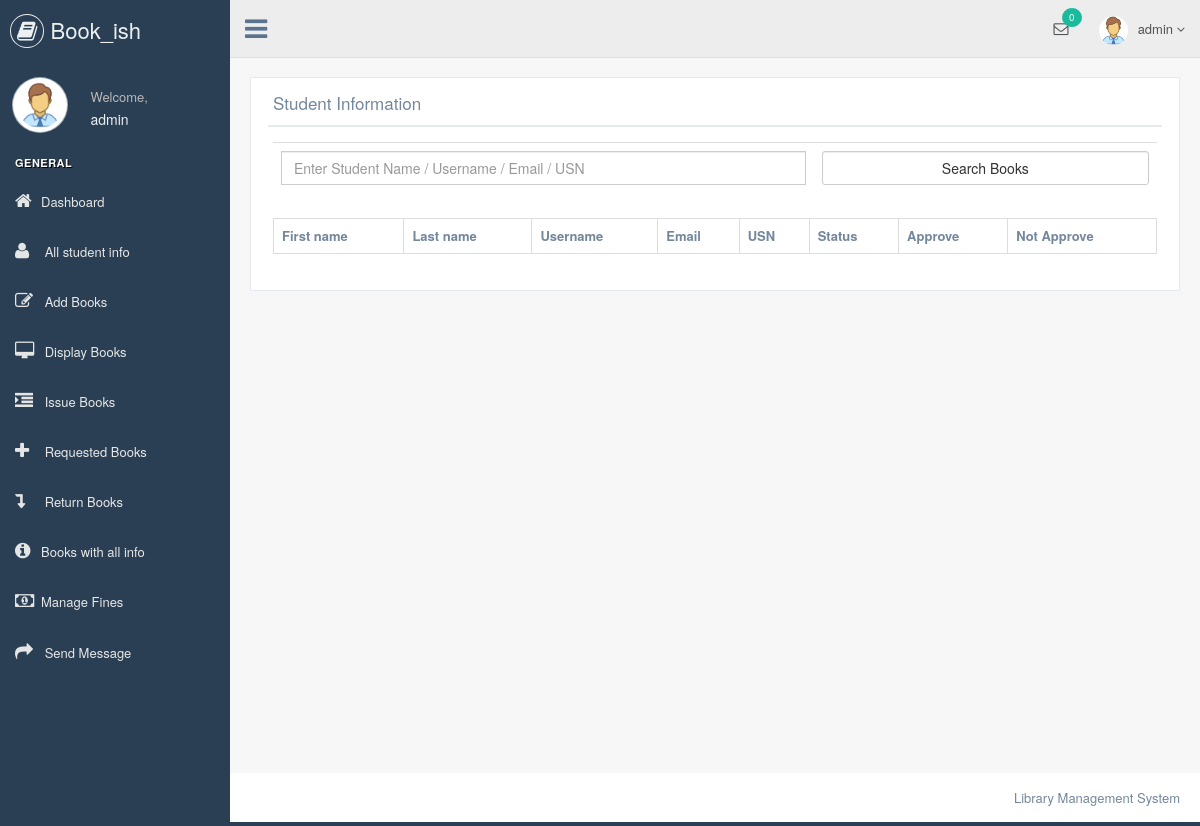
The page /librarian/student_info.php (signed in) on the database as committed earlier.
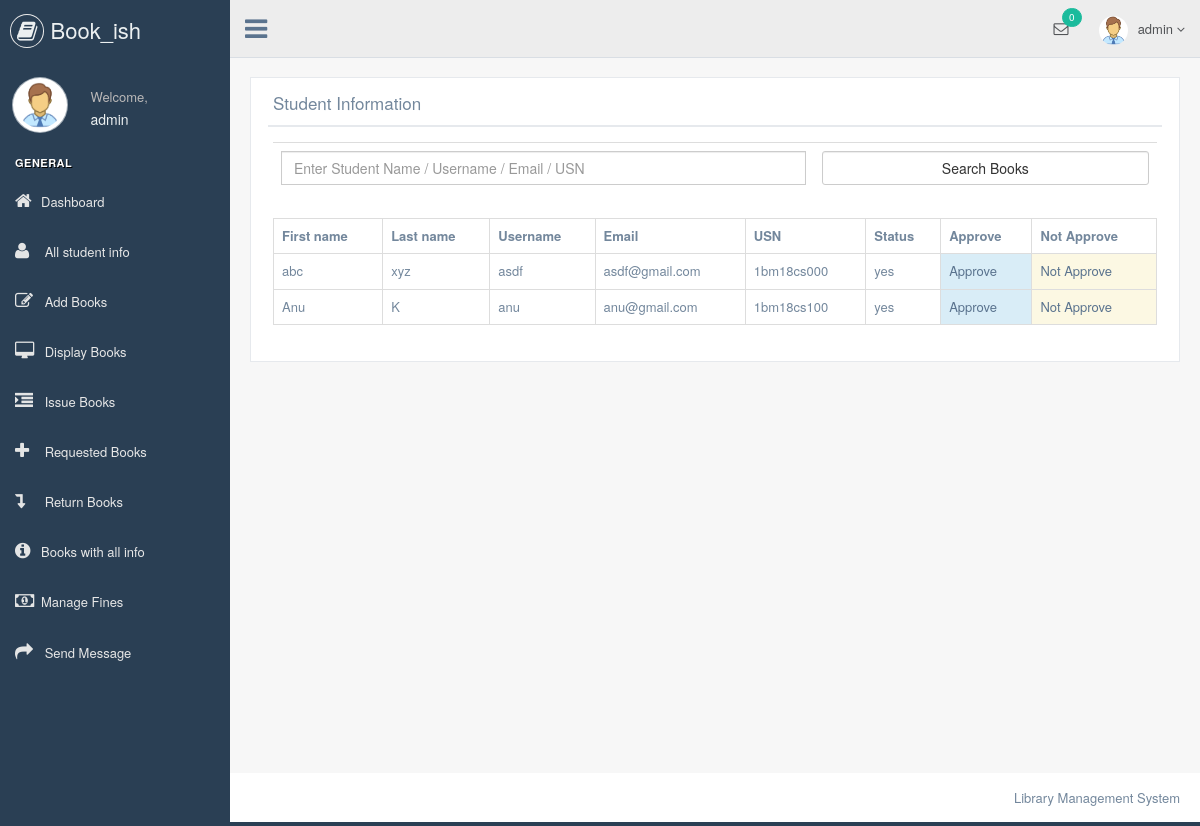
The same page on the database as committed later.
### tables this page shows
CREATE TABLE `student` (
  `id` int(11) NOT NULL,
  `first` varchar(30) NOT NULL,
  `last` varchar(30) NOT NULL,
  `username` varchar(30) NOT NULL,
  `email` varchar(100) NOT NULL,
  `usn` varchar(30) NOT NULL,
  `contact` int(12) NOT NULL,
  `password` varchar(12) NOT NULL,
  `status` varchar(3) NOT NULL
);

### librarian/student_info.php (the view, shortened to what the changed rows need)
    <?php
    include "header.php";
?>
        <div class="right_col" role="main">
            <div class="">
                <div class="row" style="min-height:500px">
                    <div class="col-md-12 col-sm-12 col-xs-12">
                        <div class="x_panel">
                            <div class="x_title">
                                <h2>Student Information</h2>
                            </div>
                            <div class="x_content">
                            <?php
if(isset($_POST["submit1"])){
    if($_POST["t1"]==""){
        $i=0;
        $res=mysqli_query($db,"SELECT * FROM `student`");
        echo "<table class='table table-bordered'>";
        echo "<tr>";
        echo "<th>"; echo "First name"; echo "</th>";
        echo "<th>"; echo "Last name"; echo "</th>";
        echo "<th>"; echo "Username"; echo "</th>";
        echo "<th>"; echo "Email"; echo "</th>";
        echo "<th>"; echo "USN"; echo "</th>";
        echo "<th>"; echo "Status"; echo "</th>";
        echo "<th>"; echo "Approve"; echo "</th>";
        echo "<th>"; echo "Not Approve"; echo "</th>";
        echo "</tr>";
        while ($row=mysqli_fetch_array($res)){
            echo "<tr>";
            echo "<td>"; echo $row["first"]; echo "</td>";
            echo "<td>"; echo $row["last"]; echo "</td>";
            echo "<td>"; echo $row["username"]; echo "</td>";
            echo "<td>"; echo $row["email"]; echo "</td>";
            echo "<td>"; echo $row["usn"]; echo "</td>";
            echo "<td>"; echo $row["status"]; echo "</td>";
            echo "<td class='bg-info'>"; ?> <a href="approve.php?id=<?php echo $row["id"];?>">Approve</a> <?php echo "</td>";
            echo "<td class='bg-warning'>"; ?> <a href="notapprove.php?id=<?php echo $row["id"];?>">Not Approve</a> <?php echo "</td>";
            echo "</tr>";
        }
        echo "</table>";
    }else{
    $i=0;
    $res=mysqli_query($db,"SELECT * FROM `student` where first like ('$_POST[t1]%') or last like ('$_POST[t1]%') or username like ('$_POST[t1]%') or email like ('$_POST[t1]%') or usn like ('$_POST[t1]%') ");
    echo "<table class='table table-bordered'>";
                                    echo "<tr>";
                                    echo "<th>"; echo "First name"; echo "</th>";
                                    echo "<th>"; echo "Last name"; echo "</th>";
                                    echo "<th>"; echo "Username"; echo "</th>";
                                    echo "<th>"; echo "Email"; echo "</th>";
                                    echo "<th>"; echo "USN"; echo "</th>";
                                    echo "<th>"; echo "Status"; echo "</th>";
                                    echo "<th>"; echo "Approve"; echo "</th>";
                                    echo "<th>"; echo "Not Approve"; echo "</th>";
                                    echo "</tr>";
                                    while ($row=mysqli_fetch_array($res)){
                                        $i=$i+1;
                                        echo "<tr>";
                                        echo "<td>"; echo $row["first"]; echo "</td>";
                                        echo "<td>"; echo $row["last"]; echo "</td>";
                                        echo "<td>"; echo $row["username"]; echo "</td>";
                                        echo "<td>"; echo $row["email"]; echo "</td>";
                                        echo "<td>"; echo $row["usn"]; echo "</td>";
                                        echo "<td>"; echo $row["status"]; echo "</td>";
                                        echo "<td class='bg-info'>"; ?> <a href="approve.php?id=<?php echo $row["id"];?>">Approve</a> <?php echo "</td>";
                                        echo "<td class='bg-warning'>"; ?> <a href="notapprove.php?id=<?php echo $row["id"];?>">Not Approve</a> <?php echo "</td>";
                                        echo "</tr>";
                                    }
                                    echo "</table>";
                                    }}else{
                                    $res=mysqli_query($db,"SELECT * FROM `student`");
                                    echo "<table class='table table-bordered'>";
                                    echo "<tr>";
                                    echo "<th>"; echo "First name"; echo "</th>";
                                    echo "<th>"; echo "Last name"; echo "</th>";
                                    echo "<th>"; echo "Username"; echo "</th>";
                                    echo "<th>"; echo "Email"; echo "</th>";
                                    echo "<th>"; echo "USN"; echo "</th>";
                                    echo "<th>"; echo "Status"; echo "</th>";
                                    echo "<th>"; echo "Approve"; echo "</th>";
                                    echo "<th>"; echo "Not Approve"; echo "</th>";
                                    echo "</tr>";
                                    while ($row=mysqli_fetch_array($res)){
                                        echo "<tr>";
                                        echo "<td>"; echo $row["first"]; echo "</td>";
                                        echo "<td>"; echo $row["last"]; echo "</td>";
                                        echo "<td>"; echo $row["username"]; echo "</td>";
                                        echo "<td>"; echo $row["email"]; echo "</td>";
                                        echo "<td>"; echo $row["usn"]; echo "</td>";
                                        echo "<td>"; echo $row["status"]; echo "</td>";
                                        echo "<td class='bg-info'>"; ?> <a href="approve.php?id=<?php echo $row["id"];?>">Approve</a> <?php echo "</td>";
                                        echo "<td class='bg-warning'>"; ?> <a href="notapprove.php?id=<?php echo $row["id"];?>">Not Approve</a> <?php echo "</td>";
                                        echo "</tr>";
                                    }
                                    echo "</table>";
                                }
                                ?>
                            </div>
                        </div>
                    </div>
                </div>
            </div>
        </div>
<?php
    include "footer.php";
?>

Rows that differ between the two databases and show on the page:
added student: first "abc", last "xyz", username "asdf", email "asdf@gmail.com", usn "1bm18cs000", status "yes"
added student: first "Anu", last "K", username "anu", email "anu@gmail.com", usn "1bm18cs100", status "yes"
